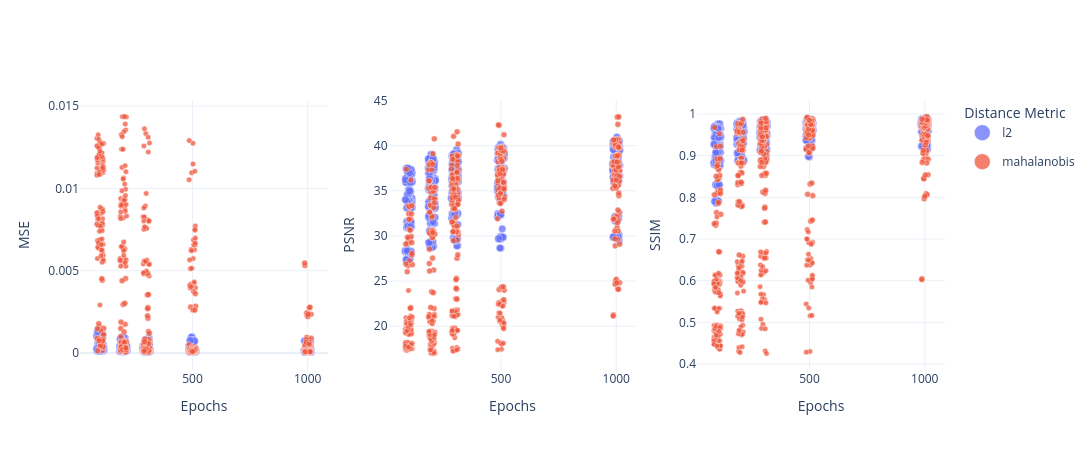

Notebook code for this chart:
### Code cell
plot_colored_by("distance", "Distance Metric")

### Figure 1 — Plotly figure (JSON) as saved in the notebook; plotly's stock layout.template omitted (floating-point values rounded to 4 significant figures; data arrays with more than 128 entries replaced by an {"elided": "..."} marker saying what was removed)
{"data": [{"customdata": {"elided": "610x10 mixed values"}, "hovertemplate": "epochs: %{customdata[0]}<br>params: %{customdata[1]}%  ·  loss: %{customdata[2]}<br>lr: %{customdata[3]:.1e}  ·  distance: %{customdata[4]}<br>cell_size: %{customdata[5]}  ·  knn_rate: %{customdata[6]}<br>time: %{customdata[7]}  ·  vram: %{customdata[8]}<br>MSE: %{y:.4g} ± %{customdata[9]:.2g}<extra></extra>", "legendgroup": "l2", "marker": {"color": "#636EFA", "line": {"color": "white", "width": 0.5}, "opacity": 0.75, "size": {"elided": "610 float values"}, "sizemin": 2, "sizemode": "area", "sizeref": 430100000.0}, "mode": "markers", "name": "l2", "showlegend": true, "x": {"elided": "610 float values"}, "y": {"elided": "610 float values"}, "type": "scatter", "xaxis": "x", "yaxis": "y"}, {"customdata": {"elided": "595x10 mixed values"}, "hovertemplate": "epochs: %{customdata[0]}<br>params: %{customdata[1]}%  ·  loss: %{customdata[2]}<br>lr: %{customdata[3]:.1e}  ·  distance: %{customdata[4]}<br>cell_size: %{customdata[5]}  ·  knn_rate: %{customdata[6]}<br>time: %{customdata[7]}  ·  vram: %{customdata[8]}<br>MSE: %{y:.4g} ± %{customdata[9]:.2g}<extra></extra>", "legendgroup": "mahalanobis", "marker": {"color": "#EF553B", "line": {"color": "white", "width": 0.5}, "opacity": 0.75, "size": {"elided": "595 float values"}, "sizemin": 2, "sizemode": "area", "sizeref": 430100000.0}, "mode": "markers", "name": "mahalanobis", "showlegend": true, "x": {"elided": "595 float values"}, "y": {"elided": "595 float values"}, "type": "scatter", "xaxis": "x", "yaxis": "y"}, {"customdata": {"elided": "610x10 mixed values"}, "hovertemplate": "epochs: %{customdata[0]}<br>params: %{customdata[1]}%  ·  loss: %{customdata[2]}<br>lr: %{customdata[3]:.1e}  ·  distance: %{customdata[4]}<br>cell_size: %{customdata[5]}  ·  knn_rate: %{customdata[6]}<br>time: %{customdata[7]}  ·  vram: %{customdata[8]}<br>PSNR: %{y:.4g} ± %{customdata[9]:.2g}<extra></extra>", "legendgroup": "l2", "marker": {"color": "#636EFA", "line": {"color": "white", "width": 0.5}, "opacity": 0.75, "size": {"elided": "610 float values"}, "sizemin": 2, "sizemode": "area", "sizeref": 430100000.0}, "mode": "markers", "name": "l2", "showlegend": false, "x": {"elided": "610 float values"}, "y": {"elided": "610 float values"}, "type": "scatter", "xaxis": "x2", "yaxis": "y2"}, {"customdata": {"elided": "595x10 mixed values"}, "hovertemplate": "epochs: %{customdata[0]}<br>params: %{customdata[1]}%  ·  loss: %{customdata[2]}<br>lr: %{customdata[3]:.1e}  ·  distance: %{customdata[4]}<br>cell_size: %{customdata[5]}  ·  knn_rate: %{customdata[6]}<br>time: %{customdata[7]}  ·  vram: %{customdata[8]}<br>PSNR: %{y:.4g} ± %{customdata[9]:.2g}<extra></extra>", "legendgroup": "mahalanobis", "marker": {"color": "#EF553B", "line": {"color": "white", "width": 0.5}, "opacity": 0.75, "size": {"elided": "595 float values"}, "sizemin": 2, "sizemode": "area", "sizeref": 430100000.0}, "mode": "markers", "name": "mahalanobis", "showlegend": false, "x": {"elided": "595 float values"}, "y": {"elided": "595 float values"}, "type": "scatter", "xaxis": "x2", "yaxis": "y2"}, {"customdata": {"elided": "610x10 mixed values"}, "hovertemplate": "epochs: %{customdata[0]}<br>params: %{customdata[1]}%  ·  loss: %{customdata[2]}<br>lr: %{customdata[3]:.1e}  ·  distance: %{customdata[4]}<br>cell_size: %{customdata[5]}  ·  knn_rate: %{customdata[6]}<br>time: %{customdata[7]}  ·  vram: %{customdata[8]}<br>SSIM: %{y:.4g} ± %{customdata[9]:.2g}<extra></extra>", "legendgroup": "l2", "marker": {"color": "#636EFA", "line": {"color": "white", "width": 0.5}, "opacity": 0.75, "size": {"elided": "610 float values"}, "sizemin": 2, "sizemode": "area", "sizeref": 430100000.0}, "mode": "markers", "name": "l2", "showlegend": false, "x": {"elided": "610 float values"}, "y": {"elided": "610 float values"}, "type": "scatter", "xaxis": "x3", "yaxis": "y3"}, {"customdata": {"elided": "595x10 mixed values"}, "hovertemplate": "epochs: %{customdata[0]}<br>params: %{customdata[1]}%  ·  loss: %{customdata[2]}<br>lr: %{customdata[3]:.1e}  ·  distance: %{customdata[4]}<br>cell_size: %{customdata[5]}  ·  knn_rate: %{customdata[6]}<br>time: %{customdata[7]}  ·  vram: %{customdata[8]}<br>SSIM: %{y:.4g} ± %{customdata[9]:.2g}<extra></extra>", "legendgroup": "mahalanobis", "marker": {"color": "#EF553B", "line": {"color": "white", "width": 0.5}, "opacity": 0.75, "size": {"elided": "595 float values"}, "sizemin": 2, "sizemode": "area", "sizeref": 430100000.0}, "mode": "markers", "name": "mahalanobis", "showlegend": false, "x": {"elided": "595 float values"}, "y": {"elided": "595 float values"}, "type": "scatter", "xaxis": "x3", "yaxis": "y3"}], "layout": {"xaxis": {"anchor": "y", "domain": [0.0, 0.2867], "title": {"text": "Epochs"}}, "yaxis": {"anchor": "x", "domain": [0.0, 1.0], "title": {"text": "MSE"}}, "xaxis2": {"anchor": "y2", "domain": [0.3567, 0.6433], "title": {"text": "Epochs"}}, "yaxis2": {"anchor": "x2", "domain": [0.0, 1.0], "title": {"text": "PSNR"}}, "xaxis3": {"anchor": "y3", "domain": [0.7133, 1.0], "title": {"text": "Epochs"}}, "yaxis3": {"anchor": "x3", "domain": [0.0, 1.0], "title": {"text": "SSIM"}}, "legend": {"title": {"text": "Distance Metric"}}, "height": 450, "width": 1800}}
